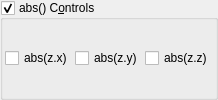
    <widget class="MyGroupBox" name="groupCheck_transf_function_enabledA_false">
     <property name="toolTip">
      <string/>
     </property>
     <property name="title">
      <string>abs() C&amp;ontrols</string>
     </property>
     <property name="checkable">
      <bool>true</bool>
     </property>
     <layout class="QVBoxLayout" name="verticalLayout_54">
      <property name="spacing">
       <number>2</number>
      </property>
      <property name="leftMargin">
       <number>2</number>
      </property>
      <property name="topMargin">
       <number>2</number>
      </property>
      <property name="rightMargin">
       <number>2</number>
      </property>
      <property name="bottomMargin">
       <number>2</number>
      </property>
      <item>
       <layout class="QGridLayout" name="gridLayout_2">
        <item row="0" column="2">
         <widget class="MyCheckBox" name="checkBox_transf_function_enabledAz_false">
          <property name="text">
           <string notr="true">abs(z.z)</string>
          </property>
         </widget>
        </item>
        <item row="0" column="0">
         <widget class="MyCheckBox" name="checkBox_transf_function_enabledAx_false">
          <property name="text">
           <string notr="true">abs(z.x)</string>
          </property>
         </widget>
        </item>
        <item row="0" column="1">
         <widget class="MyCheckBox" name="checkBox_transf_function_enabledAy_false">
          <property name="text">
           <string notr="true">abs(z.y)</string>
          </property>
         </widget>
        </item>
       </layout>
      </item>
     </layout>
    </widget>
